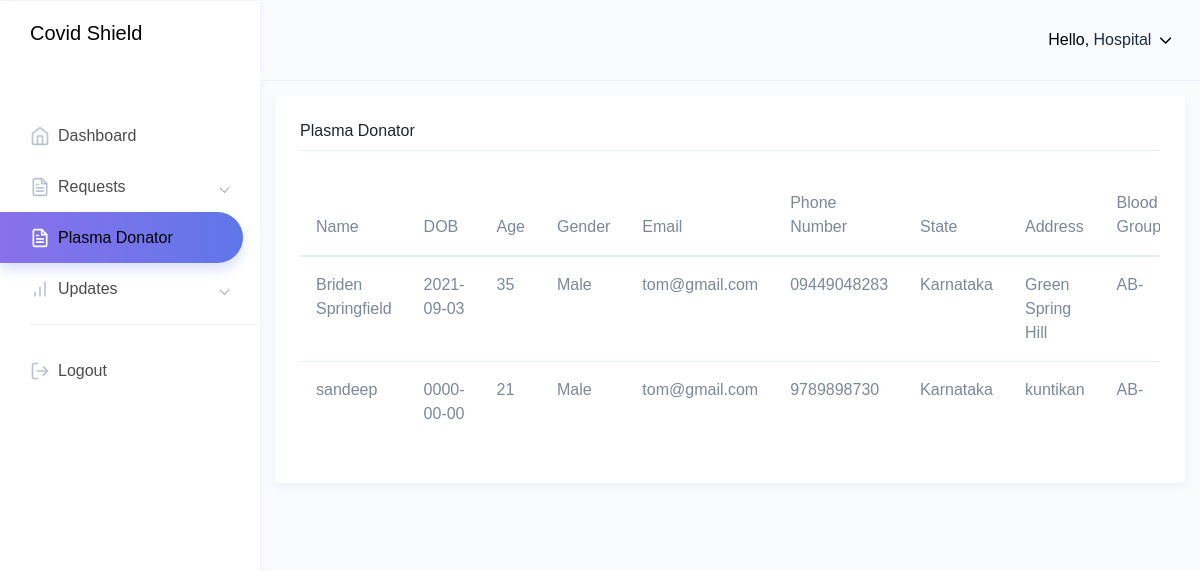
/Hospital/plasma.php (signed in), run on the app's committed database.
### tables this page shows
CREATE TABLE `donate` (
  `id` int(11) NOT NULL,
  `name` varchar(50) NOT NULL,
  `dob` date NOT NULL,
  `age` int(50) NOT NULL,
  `gender` varchar(50) NOT NULL,
  `phone` varchar(50) NOT NULL,
  `state` varchar(50) NOT NULL,
  `address` varchar(50) NOT NULL,
  `blood` varchar(50) NOT NULL,
  `test` varchar(50) NOT NULL,
  `smptoms` varchar(50) NOT NULL,
  `test2` varchar(50) NOT NULL,
  `last` date NOT NULL,
  `email` varchar(50) NOT NULL,
  `hemail` varchar(50) NOT NULL,
  `status` varchar(50) NOT NULL DEFAULT 'pending',
  `appdate` varchar(50) NOT NULL
);

### Hospital/plasma.php (the view, shortened to what this page needs)
<!DOCTYPE html>
<html dir="ltr" lang="en">
<head>
    <link href="dist/css/style.min.css" rel="stylesheet">
</head>
<body>
    <div id="main-wrapper" data-theme="light" data-layout="vertical" data-navbarbg="skin6" data-sidebartype="full" data-sidebar-position="fixed" data-header-position="fixed" data-boxed-layout="full">
        <header class="topbar" data-navbarbg="skin6">
            <nav class="navbar top-navbar navbar-expand-md">
                <div class="navbar-header" data-logobg="skin6">
                    <div class="navbar-brand">
                            <span class="logo-text">
                               <p><b>Covid Shield</b></p>
                            </span>
                    </div>
                </div>
                <div class="navbar-collapse collapse" id="navbarSupportedContent">
                    <ul class="navbar-nav float-right">
                        <li class="nav-item dropdown" style="align:center">
                            <a class="nav-link dropdown-toggle" href="javascript:void(0)" data-toggle="dropdown"
                                aria-haspopup="true" aria-expanded="false">
                                <span class="ml-2 d-none d-lg-inline-block"><span>Hello,</span> <span
                                        class="text-dark">Hospital</span> <i data-feather="chevron-down"
                                        class="svg-icon"></i></span>
                            </a>
                        </li>
                    </ul>
                </div>
            </nav>
        </header>
        <?php include('nav.php'); ?>
        <div class="page-wrapper">
            <div class="content-wrapper">
    <div class="container-fluid">
      <div class="row mt-3">
      <div class="col-lg-12">
          <div class="card">
            <div class="card-body">
              <h5 class="card-title">Plasma Donator</h5>
              <div class="table-responsive">
                <table class="table">
                  <thead>
                    <tr>
    <th>Name</th>
    <th>DOB</th>
    <th>Age</th>
    <th>Gender</th>
    <th>Email</th>
    <th>Phone Number</th>
    <th>State</th>
    <th>Address</th>
    <th>Blood Group</th>
  </tr>
                  </thead>
				  <?php
	include("config.php");
	$sql4 = "select * from donate where hemail='".$_SESSION['huser']."'";
	$result4 = mysqli_query($con,$sql4);
	$count4 =mysqlI_num_rows($result4);
	if($count4>0)
	{
		while($row4 = mysqli_fetch_array($result4))
		{
			$name=$row4[1];
			$dob=$row4[2];
			$age=$row4[3];
			$gender=$row4[4];
			$phone=$row4[5];
			$state=$row4[6];
			$address=$row4[7];
			$blood=$row4[8];
			$email=$row4[13];
			?>
                   <tr>
   <td><?php echo $name; ?></td>
    <td><?php echo $dob; ?></td>
    <td><?php echo $age; ?></td>
    <td><?php echo $gender; ?></td>
    <td><?php echo $email; ?></td>
    <td><?php echo $phone; ?></td>
    <td><?php echo $state; ?></td>
    <td><?php echo $address; ?></td>
    <td><?php echo $blood; ?></td>
   </tr>
	<?php }} ?>
 </table>
 </div>
            </div>
          </div>
        </div>
      </div>
    </div>
    </div>
            <footer class="footer text-center">
            </footer>
        </div>
    </div>
</body>
</html>

### Hospital/nav.php (style rules this page uses)
span { color:black; }

### data on the page
donate: name "Briden Springfield", dob "2021-09-03", age "35", gender "Male", email "tom@gmail.com", phone "09449048283", state "Karnataka", address "Green Spring Hill", blood "AB-"
donate: name "sandeep", dob "0000-00-00", age "21", gender "Male", email "tom@gmail.com", phone "9789898730", state "Karnataka", address "kuntikan", blood "AB-"
